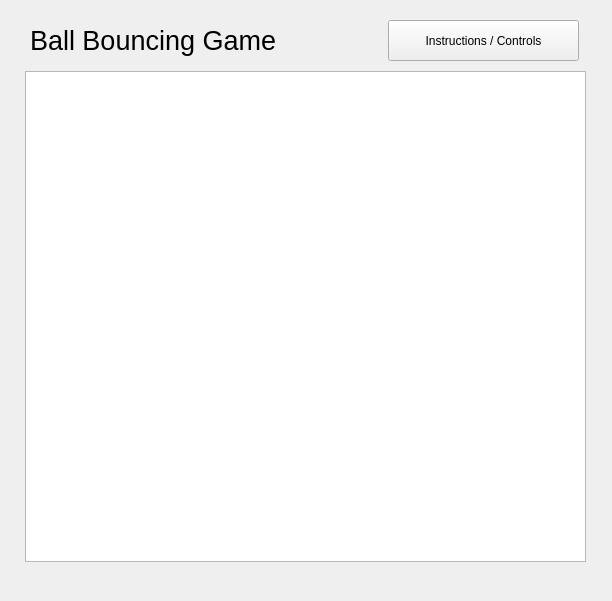
<?xml version="1.0" encoding="UTF-8"?>
<ui version="4.0">
 <class>Level_1</class>
 <widget class="QWidget" name="Level_1">
  <property name="geometry">
   <rect>
    <x>0</x>
    <y>0</y>
    <width>612</width>
    <height>601</height>
   </rect>
  </property>
  <property name="windowTitle">
   <string>Form</string>
  </property>
  <widget class="QGraphicsView" name="level1_graphicsView">
   <property name="geometry">
    <rect>
     <x>25</x>
     <y>71</y>
     <width>561</width>
     <height>491</height>
    </rect>
   </property>
   <property name="font">
    <font>
     <pointsize>27</pointsize>
    </font>
   </property>
   <property name="verticalScrollBarPolicy">
    <enum>Qt::ScrollBarPolicy::ScrollBarAlwaysOff</enum>
   </property>
   <property name="renderHints">
    <set>QPainter::RenderHint::Antialiasing|QPainter::RenderHint::TextAntialiasing</set>
   </property>
   <property name="cacheMode">
    <set>QGraphicsView::CacheModeFlag::CacheBackground</set>
   </property>
   <property name="viewportUpdateMode">
    <enum>QGraphicsView::ViewportUpdateMode::BoundingRectViewportUpdate</enum>
   </property>
  </widget>
  <widget class="QLabel" name="level1_titleLable">
   <property name="geometry">
    <rect>
     <x>30</x>
     <y>20</y>
     <width>351</width>
     <height>41</height>
    </rect>
   </property>
   <property name="font">
    <font>
     <pointsize>20</pointsize>
    </font>
   </property>
   <property name="text">
    <string>Ball Bouncing Game</string>
   </property>
  </widget>
  <widget class="QLabel" name="level1_pointsLabel">
   <property name="geometry">
    <rect>
     <x>30</x>
     <y>570</y>
     <width>67</width>
     <height>17</height>
    </rect>
   </property>
   <property name="text">
    <string/>
   </property>
  </widget>
  <widget class="QPushButton" name="help_button">
   <property name="geometry">
    <rect>
     <x>388</x>
     <y>20</y>
     <width>191</width>
     <height>41</height>
    </rect>
   </property>
   <property name="text">
    <string>Instructions / Controls</string>
   </property>
  </widget>
 </widget>
 <resources/>
 <connections/>
</ui>
